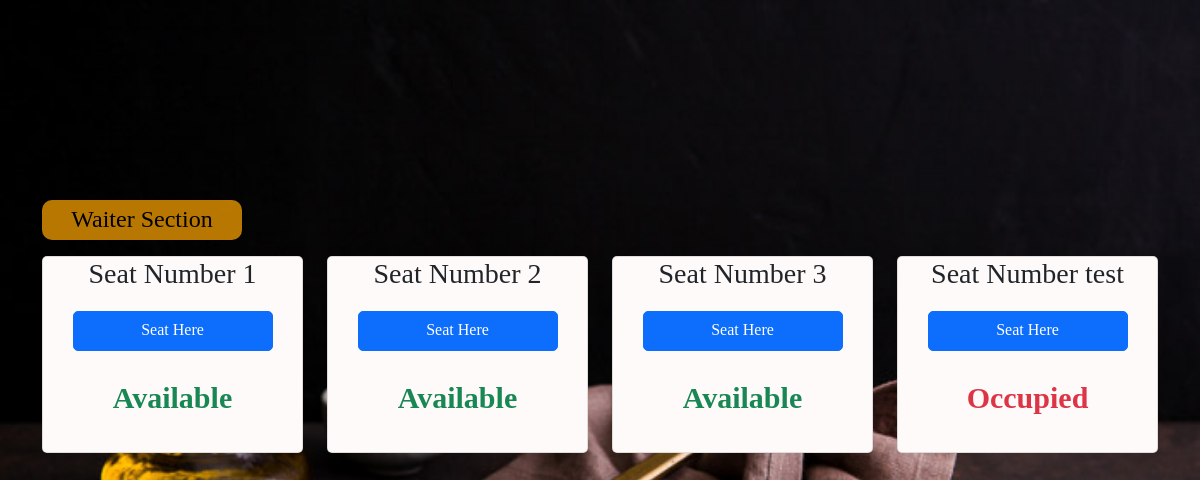
Page /waiter.php on the earlier database version.
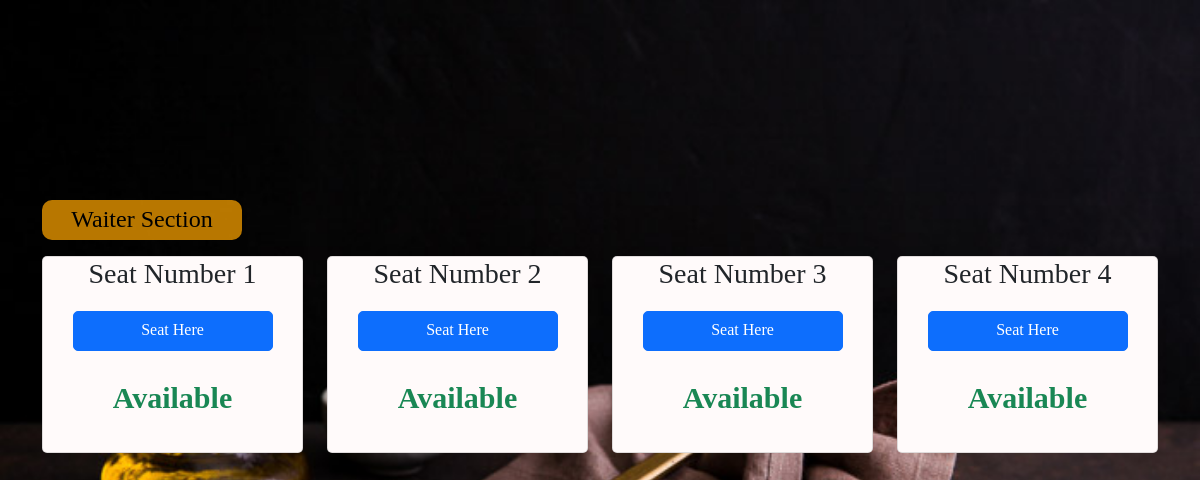
Same page on the later database version.
### tables this page shows
CREATE TABLE `mesa` (
  `tbl_id` int(11) NOT NULL,
  `tbnum` varchar(64) NOT NULL,
  `status` varchar(1) NOT NULL DEFAULT 'A' COMMENT 'A is for available and O for occupied',
  `qr_link` varchar(128) NOT NULL,
  `qr_img_file` varchar(50) NOT NULL
);

### waiter.php (the view, shortened to what this page needs)
<!DOCTYPE html>
<html>
<head>
	<link rel="stylesheet" type="text/css" href="bs/bootstrap.min.css">
    <link rel="stylesheet"  href="bs/waiter.css">
</head>
<body>
    <div class="container">
        <h2>Waiter Section</h2>
    <div class="row mt-3">
       <?php
        include_once "includes/db_conn.php";
        $display_tbl_sql = "SELECT * FROM `mesa`";
		$result = mysqli_query($conn,$display_tbl_sql);
		if(mysqli_num_rows($result) > 0)
		{
			while($tble_info = mysqli_fetch_assoc($result)){ ?>
                <div class="col-3">
                    <div class="card">
                        <h3 class="card-title mx-3">
                        Seat Number <?php echo $tble_info['tbnum'];?>
                        <br>
                        <a href="img/qr/<?php echo $tble_info['qr_img_file'];?>" class="btn btn-primary">Seat Here</a>
                        </h3>
                        <div class="card-body">
                             <?php switch($tble_info['status']){
                case 'A': echo "<p class='text-success'> Available </p>" ;
                    break;
                case 'O': echo "<p class='text-danger'> Occupied </p>";
                    break;
                                   }?>
                        </div>
                    </div>
                </div>
            <?php }
		}
        ?>
    </div>
</div>
</body>
</html>

Differences in the rows shown:
removed mesa: tbnum "test", status "Occupied"
added mesa: tbnum "4", status "Available"
